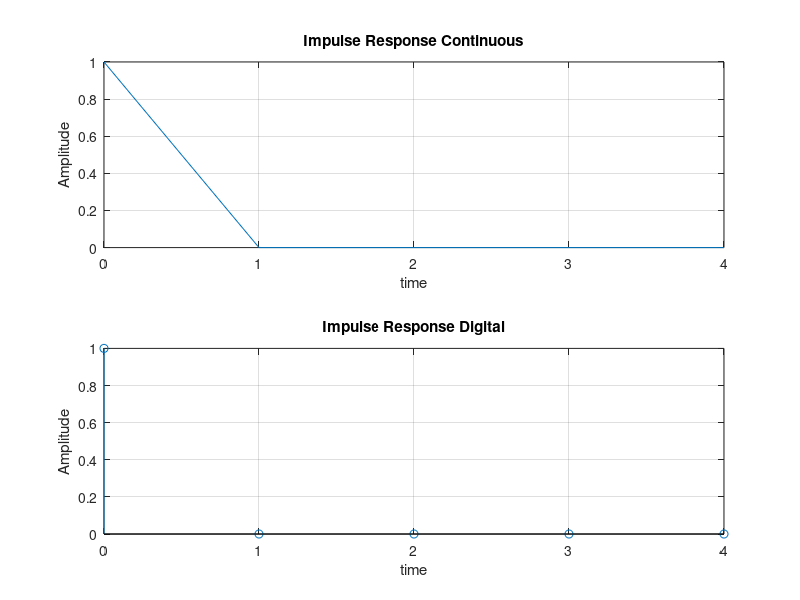

Write MATLAB code to recreate this figure.
clc;
clear all;
close all;
pkg load signal;
% Difference equation of a second order system
% y(n) = x(n)+0.5x(n-1)+0.85x(n-2)+y(n-1)+y(n-2)
% y(n) = x(n) + 0.7x(n-1) + 0.5x(n-2)-0.8y(n-2)-0.6y(n-3)

b=input('Enter the co-efficients in sequence x(n), x(n-1).... : ');
a=input('Enter the co-efficients in sequence y(n), y(n-1).... : ');
N=input('Enter the no. of samples of impulse response : ');

[h, t]=impz(b, a, N);
disp("Values of H(z) = [");
disp(h);
disp("]");


subplot(2,1,1);
plot(t, h);
title('Impulse Response Continuous');
ylabel('Amplitude');
xlabel('time');
grid on;

subplot(2,1,2);
stem(t, h);
title('Impulse Response Digital');
ylabel('Amplitude');
xlabel('time');
grid on;